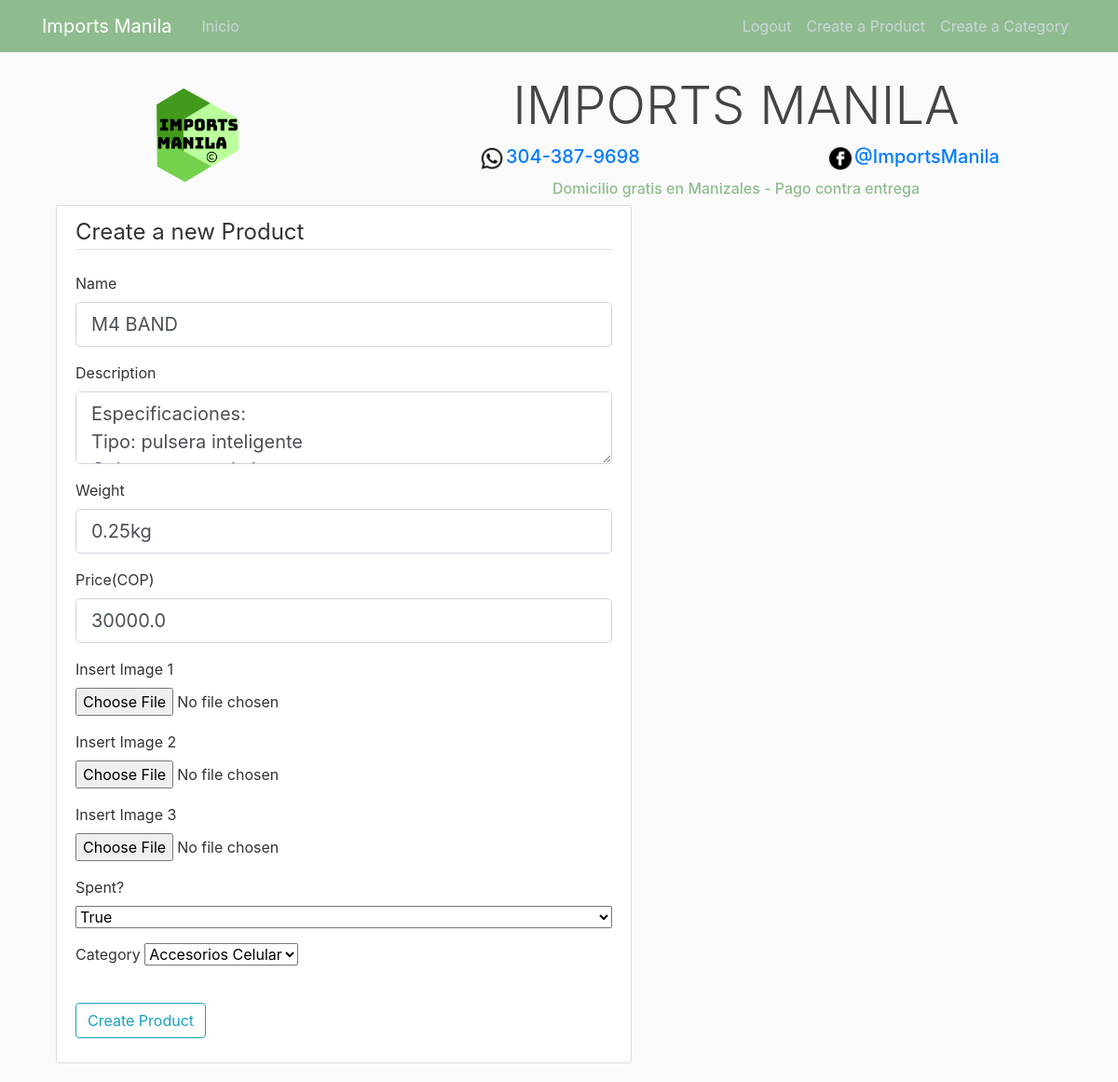
/product/1/update (signed in), run on an earlier commit of the app's database.
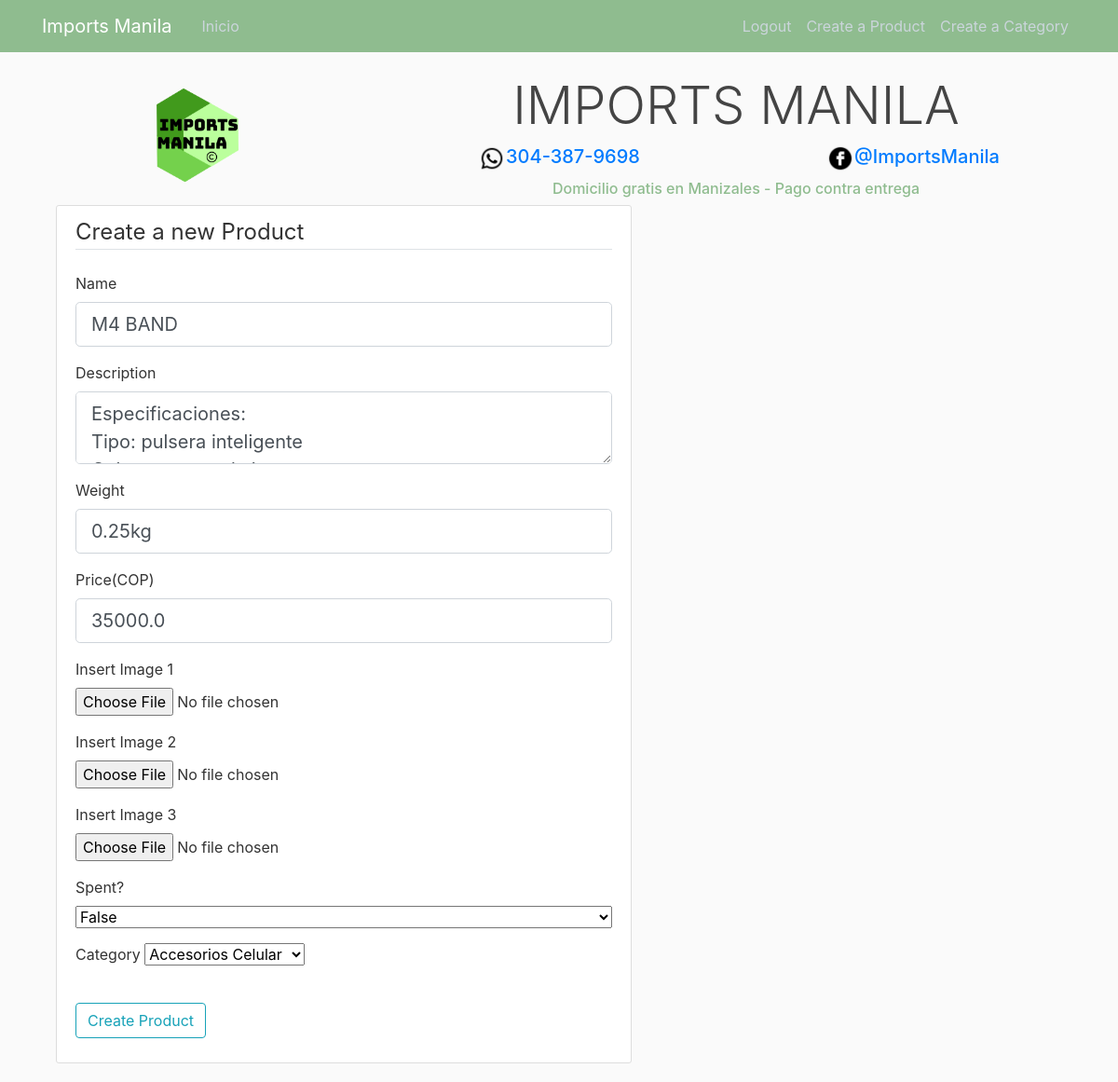
And on a later commit of the database.
### app_ecommerce/models.py (models this page shows, shortened)
class Product(db.Model):
    id = db.Column(db.Integer, primary_key=True)
    name = db.Column(db.String(80),unique=True, nullable=False)
    description = db.Column(db.String(2500),nullable=False)
    weight = db.Column(db.String(10), nullable=False,default='1Kg')
    price = db.Column(db.Float(10), nullable=False,default=3.1)
    image_file1 = db.Column(db.String(20),nullable=False,default='defaultProduct.jpg')
    image_file2 = db.Column(db.String(20), nullable=False, default='defaultProduct.jpg')
    image_file3 = db.Column(db.String(20), nullable=False, default='defaultProduct.jpg')
    category = db.Column(db.Integer, db.ForeignKey('category.id'),nullable=False)
    spent = db.Column(db.Boolean, default=False, nullable=False)

### app_ecommerce/products/routes.py (the view)
@products.route('/product/<int:product_id>/update',methods=['GET','POST'])
@login_required
def update_product(product_id):
    p = Product.query.get_or_404(product_id)
    form = ProductsForm()
    form.category.choices = get_categories_allowed()
    if form.validate_on_submit():
        img1 = p.image_file1
        img2 = p.image_file2
        img3 = p.image_file3
        if form.image1.data:
            delete_image_file(img1)
            img1 = save_picture(form.image1.data,'product_pics')
        if form.image2.data:
            delete_image_file(img2)
            img2 = save_picture(form.image2.data,'product_pics')
        if form.image3.data:
            delete_image_file(img3)
            img3 = save_picture(form.image3.data,'product_pics')
        cate = Category.query.get(form.category.data)
        p.name=form.name.data
        p.description=form.description.data
        p.weight=form.weight.data
        p.price=form.price.data
        p.cate=cate
        p.image_file1=img1
        p.image_file2=img2
        p.image_file3=img3
        p.spent = 1 if form.spent.data == True or form.spent.data == "True" else 0
        db.session.commit()
        flash(f'Your product has been updated','success')
        return redirect(url_for('main.home'))
    elif request.method == 'GET':
        form.name.data = p.name
        form.description.data = p.description
        form.weight.data = p.weight
        form.price.data = p.price
        form.spent.data = "True" if p.spent else "False"
    return render_template('create_product.html', title='Update Product', form=form, legend='Update Product')

### app_ecommerce/products/forms.py
class ProductsForm(FlaskForm):
    name = StringField('Name', validators=[DataRequired(),Length(min=2,max=80)])
    description = TextAreaField('Description', validators=[DataRequired(),Length(min=2,max=2500 )])
    weight = StringField('Weight',validators=[DataRequired()])
    price = FloatField('Price(COP)', validators=[DataRequired()])
    image1 = FileField('Insert Image 1',validators=[FileAllowed(['jpg','png'])])
    image2 = FileField('Insert Image 2',validators=[FileAllowed(['jpg', 'png'])])
    image3 = FileField('Insert Image 3',validators=[FileAllowed(['jpg', 'png'])])
    category = NonValidatingSelectField('Category',choices=get_categories_allowed())
    spent = NonValidatingSelectField('Spent?',choices=[ (False, 'False'),(True, 'True') ])
    submit = SubmitField('Create Product')

### app_ecommerce/categories/utils.py (called while the page is built)
def get_categories_allowed():
    categories = Category.query.all()
    output = []
    for cat in categories:
        if len(cat.subCategories) == 0:
            output.append((cat.id,cat.name))
    return output

### app_ecommerce/models.py (called while the page is built)
@login_manager.user_loader
def load_user(user_id):
    return User.query.get(int(user_id))

### app_ecommerce/templates/create_product.html (shortened to what the changed rows need)
{% extends 'layout.html' %}
{% block content %}
    <div class="col-md-7">
        <div class="content-section">
            <form method="POST" action="" enctype="multipart/form-data">
                <fieldset class="form-group">
                    <div class="form-group">
                        {{ form.name.label(class="form-control-label")}}
                        {% if form.name.errors %}
                            {{ form.name(class="form-control form-control-lg is-invalid")}}
                            <div class="invalid-feedback">
                                {% for error in form.name.errors %}
                                    <span>{{ error }}</span>
                                {% endfor %}
                            </div>
                        {% else %}
                            {{ form.name(class="form-control form-control-lg")}}
                        {% endif %}
                    </div>
                    <div class="form-group">
                        {{ form.description.label(class="form-control-label")}}
                        {% if form.description.errors %}
                            {{ form.description(class="form-control form-control-lg is-invalid")}}
                            <div class="invalid-feedback">
                                {% for error in form.description.errors %}
                                    <span>{{ error }}</span>
                                {% endfor %}
                            </div>
                        {% else %}
                            {{ form.description(class="form-control form-control-lg")}}
                        {% endif %}
                    </div>
                    <div class="form-group">
                        {{ form.weight.label(class="form-control-label")}}
                        {% if form.weight.errors %}
                            {{ form.weight(class="form-control form-control-lg is-invalid")}}
                            <div class="invalid-feedback">
                                {% for error in form.weight.errors %}
                                    <span>{{ error }}</span>
                                {% endfor %}
                            </div>
                        {% else %}
                            {{ form.weight(class="form-control form-control-lg")}}
                        {% endif %}
                    </div>
                    <div class="form-group">
                        {{ form.price.label(class="form-control-label")}}
                        {% if form.price.errors %}
                            {{ form.price(class="form-control form-control-lg is-invalid")}}
                            <div class="invalid-feedback">
                                {% for error in form.price.errors %}
                                    <span>{{ error }}</span>
                                {% endfor %}
                            </div>
                        {% else %}
                            {{ form.price(class="form-control form-control-lg")}}
                        {% endif %}
                    </div>
                    <div class="form-group">
                        {{ form.spent.label()}}
                        {{ form.spent(class='form-control-file')}}
                    </div>
                    <div class="form-group">
                    {{ form.category.label(class="form-control-label")}}
                    {{ form.category(class="form-control-label")}}
                    </div>
                </fieldset>
            </form>
        </div>
    </div>
{% endblock content %}

What changed in the data, as far as the page shows it:
changed Product "M4 BAND": price "30000.0" → "35000.0"; spent "True" → "False"
